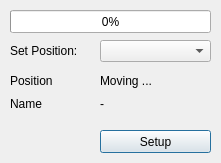
<?xml version="1.0" encoding="UTF-8"?>
<ui version="4.0">
 <class>CFWControl</class>
 <widget class="QDialog" name="CFWControl">
  <property name="geometry">
   <rect>
    <x>0</x>
    <y>0</y>
    <width>221</width>
    <height>163</height>
   </rect>
  </property>
  <property name="windowTitle">
   <string>Filter Wheel Control</string>
  </property>
  <widget class="QProgressBar" name="progressBar_cfwRunning">
   <property name="geometry">
    <rect>
     <x>10</x>
     <y>10</y>
     <width>201</width>
     <height>23</height>
    </rect>
   </property>
   <property name="value">
    <number>0</number>
   </property>
   <property name="alignment">
    <set>Qt::AlignCenter</set>
   </property>
   <property name="orientation">
    <enum>Qt::Horizontal</enum>
   </property>
   <property name="invertedAppearance">
    <bool>false</bool>
   </property>
  </widget>
  <widget class="QComboBox" name="comboBox_cfwPos">
   <property name="geometry">
    <rect>
     <x>100</x>
     <y>40</y>
     <width>111</width>
     <height>22</height>
    </rect>
   </property>
   <property name="focusPolicy">
    <enum>Qt::NoFocus</enum>
   </property>
   <property name="maxVisibleItems">
    <number>6</number>
   </property>
  </widget>
  <widget class="QPushButton" name="pushButton_setupCFW">
   <property name="geometry">
    <rect>
     <x>100</x>
     <y>130</y>
     <width>111</width>
     <height>23</height>
    </rect>
   </property>
   <property name="text">
    <string>Setup</string>
   </property>
  </widget>
  <widget class="QLabel" name="label_Position">
   <property name="geometry">
    <rect>
     <x>10</x>
     <y>70</y>
     <width>54</width>
     <height>22</height>
    </rect>
   </property>
   <property name="text">
    <string>Position</string>
   </property>
  </widget>
  <widget class="QLabel" name="label_Name">
   <property name="geometry">
    <rect>
     <x>10</x>
     <y>93</y>
     <width>54</width>
     <height>22</height>
    </rect>
   </property>
   <property name="text">
    <string>Name</string>
   </property>
  </widget>
  <widget class="QLabel" name="label_curFilterPos">
   <property name="geometry">
    <rect>
     <x>100</x>
     <y>70</y>
     <width>111</width>
     <height>22</height>
    </rect>
   </property>
   <property name="text">
    <string>Moving ...</string>
   </property>
  </widget>
  <widget class="QLabel" name="label_curFilterName">
   <property name="geometry">
    <rect>
     <x>100</x>
     <y>93</y>
     <width>111</width>
     <height>22</height>
    </rect>
   </property>
   <property name="text">
    <string>-</string>
   </property>
  </widget>
  <widget class="QLabel" name="label_setCFWPos">
   <property name="geometry">
    <rect>
     <x>10</x>
     <y>40</y>
     <width>81</width>
     <height>22</height>
    </rect>
   </property>
   <property name="text">
    <string>Set Position:</string>
   </property>
  </widget>
 </widget>
 <resources/>
 <connections/>
</ui>
